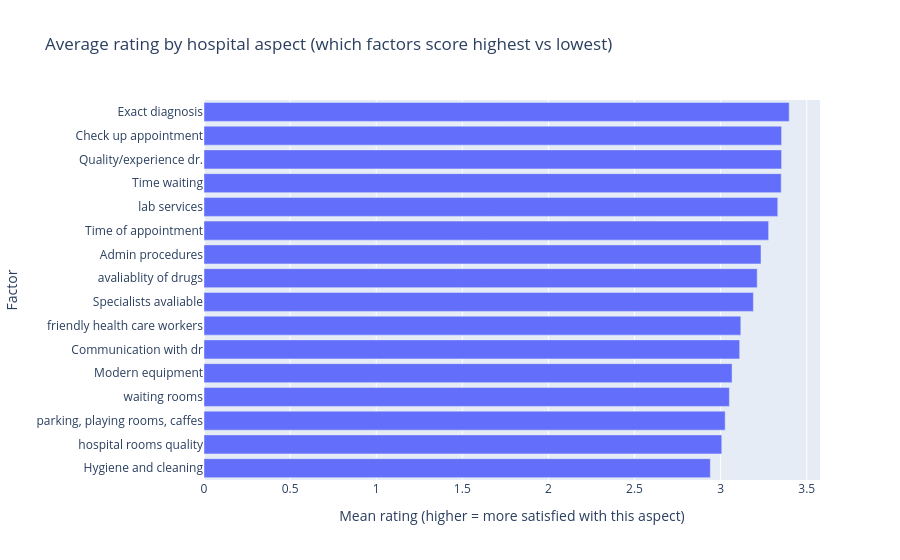

Notebook cell for this chart:
### Markdown cell above
---

## Section 4 — Visualization

Create at least one visualization that supports one of your analysis findings. Your chart should:

- Have a title that states the finding, not just the data (e.g., "Satisfaction scores drop sharply after age 40" not "Satisfaction by age")
- Have labeled axes
- Use a chart type appropriate for your data (bar for categorical comparison, scatter for relationships, line for trends over time)

Below the chart, explain in a markdown cell: why you chose this chart type, and what you want the reader to take away from it.

### Code cell
sat = "satisfaction in RM"
predictors = [c for c in df.columns if c != sat]

mean_by_factor = df[predictors].mean().sort_values(ascending=False)
plot_df = mean_by_factor.reset_index()
plot_df.columns = ["Factor", "mean_rating"]

fig = px.bar(
    plot_df,
    x="mean_rating",
    y="Factor",
    orientation="h",
    title="Average rating by hospital aspect (which factors score highest vs lowest)",
    labels={
        "mean_rating": "Mean rating (higher = more satisfied with this aspect)",
        "Factor": "Factor",
    },
)
fig.update_yaxes(autorange="reversed")
fig.show()

### Figure 1 — Plotly figure (JSON) as saved in the notebook; plotly's stock layout.template omitted (floating-point values rounded to 4 significant figures)
{"data": [{"hovertemplate": "Mean rating (higher = more satisfied with this aspect)=%{x}<br>Factor=%{y}<extra></extra>", "legendgroup": "", "marker": {"color": "#636efa", "pattern": {"shape": ""}}, "name": "", "orientation": "h", "showlegend": false, "textposition": "auto", "type": "bar", "x": [3.398, 3.354, 3.354, 3.352, 3.332, 3.279, 3.235, 3.212, 3.19, 3.117, 3.111, 3.066, 3.051, 3.027, 3.007, 2.94], "xaxis": "x", "y": ["Exact diagnosis", "Check up appointment", "Quality/experience dr.", "Time waiting", "lab services", "Time of appointment", "Admin procedures", "avaliablity of drugs", "Specialists avaliable", "friendly health care workers", "Communication with dr", "Modern equipment", "waiting rooms", "parking, playing rooms, caffes", "hospital rooms quality", "Hygiene and cleaning"], "yaxis": "y"}], "layout": {"barmode": "relative", "legend": {"tracegroupgap": 0}, "title": {"text": "Average rating by hospital aspect (which factors score highest vs lowest)"}, "xaxis": {"anchor": "y", "domain": [0, 1], "title": {"text": "Mean rating (higher = more satisfied with this aspect)"}}, "yaxis": {"anchor": "x", "autorange": "reversed", "domain": [0, 1], "title": {"text": "Factor"}}}}
